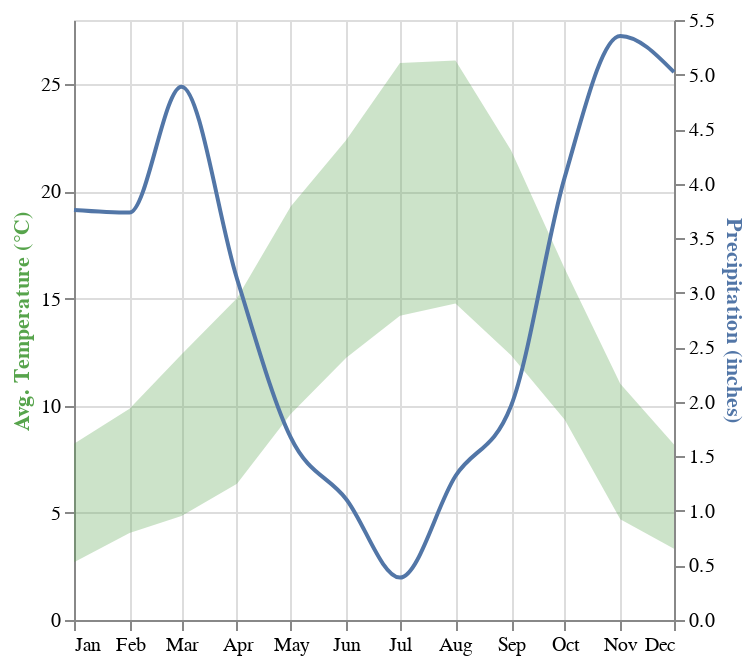

Notebook cell for this chart:
### Code cell
from vega_datasets import data

source = data.seattle_weather()

base = alt.Chart(source).encode(
    alt.X('month(date):T').title(None)
)

area = base.mark_area(opacity=0.3, color='#57A44C').encode(
    alt.Y('average(temp_max)').axis(title='Avg. Temperature (°C)', titleColor='#57A44C'),
    alt.Y2('average(temp_min)')
)

line = base.mark_line(stroke='#5276A7', interpolate='monotone').encode(
    alt.Y('average(precipitation)').axis(title='Precipitation (inches)', titleColor='#5276A7')
)

alt.layer(area, line).resolve_scale(
    y='independent'
)

### Figure 1 — Vega-Lite specification as saved in the notebook (floating-point values rounded to 4 significant figures; data arrays with more than 128 entries replaced by an {"elided": "..."} marker saying what was removed)
{"config": {"view": {"continuousWidth": 300, "continuousHeight": 300}}, "layer": [{"mark": {"type": "area", "color": "#57A44C", "opacity": 0.3}, "encoding": {"x": {"field": "date", "timeUnit": "month", "title": null, "type": "temporal"}, "y": {"aggregate": "average", "axis": {"title": "Avg. Temperature (°C)", "titleColor": "#57A44C"}, "field": "temp_max", "type": "quantitative"}, "y2": {"aggregate": "average", "field": "temp_min"}}}, {"mark": {"type": "line", "interpolate": "monotone", "stroke": "#5276A7"}, "encoding": {"x": {"field": "date", "timeUnit": "month", "title": null, "type": "temporal"}, "y": {"aggregate": "average", "axis": {"title": "Precipitation (inches)", "titleColor": "#5276A7"}, "field": "precipitation", "type": "quantitative"}}}], "data": {"name": "data-6881b3c76720a51ecae2e2fb5659aff4"}, "resolve": {"scale": {"y": "independent"}}, "$schema": "https://vega.github.io/schema/vega-lite/v5.20.1.json", "datasets": {"data-6881b3c76720a51ecae2e2fb5659aff4": {"elided": "1461 records"}}}
